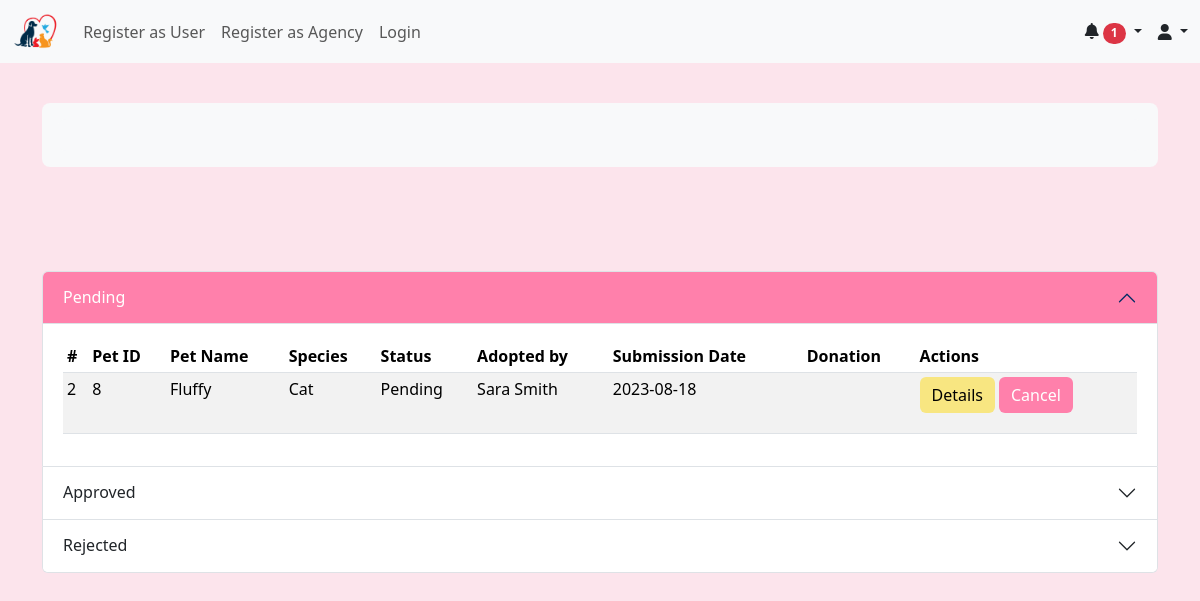
Page /admin/adoptions.php on the committed database.
### tables this page shows
CREATE TABLE `adoption` (
  `id` int(11) NOT NULL,
  `fk_pet_id` int(11) NOT NULL,
  `fk_adoptee_id` int(11) NOT NULL,
  `adopStatus` enum('Apply','Approved','Declined') DEFAULT 'Apply',
  `submitionDate` date DEFAULT NULL,
  `adoptionDate` date DEFAULT NULL,
  `donation` decimal(5,2) DEFAULT NULL,
  `reason` varchar(512) DEFAULT NULL
);

CREATE TABLE `pet` (
  `id` int(11) NOT NULL,
  `name` varchar(50) NOT NULL,
  `image` varchar(255) DEFAULT NULL,
  `location` varchar(50) DEFAULT NULL,
  `species` enum('Cat','Dog','Bird','Fish') NOT NULL,
  `breed` varchar(50) DEFAULT NULL,
  `age` int(11) DEFAULT NULL,
  `size` enum('Small','Medium','Large') DEFAULT NULL,
  `description` varchar(511) DEFAULT NULL,
  `available` tinyint(1) NOT NULL,
  `vaccinated` tinyint(1) NOT NULL,
  `experienceNeeded` tinyint(1) NOT NULL,
  `minSpace` int(11) NOT NULL,
  `behavior` varchar(255) DEFAULT NULL,
  `fk_users_id` int(11) NOT NULL,
  `pet_day` tinyint(1) DEFAULT 0
);

CREATE TABLE `users` (
  `id` int(11) NOT NULL,
  `role` enum('Adm','User','Agency') DEFAULT NULL,
  `firstName` varchar(50) DEFAULT NULL,
  `lastName` varchar(50) DEFAULT NULL,
  `agency` varchar(50) DEFAULT NULL,
  `address` varchar(100) DEFAULT NULL,
  `state` enum('Wien','Niederösterreich','Oberösterreich','Steiermark','Tirol','Kärnten','Salzburg','Vorarlberg','Burgenland') DEFAULT NULL,
  `image` varchar(255) DEFAULT NULL,
  `birthdate` date DEFAULT NULL,
  `phone` varchar(20) DEFAULT NULL,
  `email` varchar(50) DEFAULT NULL,
  `password` varchar(255) DEFAULT NULL,
  `space` int(11) DEFAULT NULL,
  `experienced` tinyint(1) DEFAULT NULL
);

### utils/crudAdoption.php (called while the page is built, shortened)
<?php
class CRUD_ADOPTION
{
    private $connection;
    public function __construct(string $database = "pet_adoption", string $host = "localhost", string $user = "root", string $password = "")
    {
        $this->connection = mysqli_connect($host, $user, $password, $database);
    }
    public function select(string $table, string $columns = "*", string $condition)
    {
        $sql = "SELECT $columns FROM $table";
        if (!empty($condition)) {
            $sql .= " WHERE $condition";
        }
        $result = mysqli_query($this->connection, $sql);
        $rows = mysqli_fetch_all($result, MYSQLI_ASSOC);
        return $rows;
    }
    public function selectAdoptions(string $condition)
    {
        return $this->select("adoption", "*", $condition);
    }
}

### utils/crudPet.php (called while the page is built, shortened)
<?php
class CRUD_PET
{
    private $connection;
    public function __construct(string $database = "pet_adoption", string $host = "localhost", string $user = "root", string $password = "")
    {
        $this->connection = mysqli_connect($host, $user, $password, $database);
    }
    public function select(string $table, string $columns = "*", string $condition = "")
    {
        $sql = "SELECT $columns FROM $table";
        if (!empty($condition)) {
            $sql .= " WHERE $condition";
        }
        $result = mysqli_query($this->connection, $sql);
        $rows = mysqli_fetch_all($result, MYSQLI_ASSOC);
        return $rows;
    }
    public function selectPets(string $condition)
    {
        return $this->select("pet", "*", $condition);
    }
}

### utils/crudUser.php (called while the page is built, shortened)
<?php
class CRUD_USER
{
    private $connection;
    public function __construct(string $database = "pet_adoption", string $host = "localhost", string $user = "root", string $password = "")
    {
        $this->connection = mysqli_connect($host, $user, $password, $database);
    }
    public function select(string $table, string $columns = "*", string $condition = "")
    {
        $sql = "SELECT $columns FROM $table";
        if (!empty($condition)) {
            $sql .= " WHERE $condition";
        }
        $result = mysqli_query($this->connection, $sql);
        $rows = mysqli_fetch_all($result, MYSQLI_ASSOC);
        return $rows;
    }
    public function selectUsers(string $condition)
    {
        return $this->select("users", "*", $condition);
    }
}

### adoptions/viewAll.php (the view, shortened to what this page needs)
<?php
function viewAdoptions($result)
{
    $crudUser = new CRUD_USER();
    $crudPet = new CRUD_PET();
    $list = "";
    if (!empty($result)) {
        foreach ($result as $row) {
            if ($row["fk_adoptee_id"] != Null) {
                $getUser = $crudUser->selectUsers("id = {$row["fk_adoptee_id"]}");
                $adoptee = $getUser[0]["firstName"] . ' ' . $getUser[0]["lastName"];
            } else {
                $adoptee = '';
            }
            $petId = $row["fk_pet_id"];
            $getPet = $crudPet->selectPets("id = $petId");
            $petName = $getPet[0]["name"];
            $petSpecies = $getPet[0]["species"];
            $status = $row['adopStatus'];
            $btnattr = "hidden";
            if ($status == 'Apply') {
                $application = 'Pending';
                $btnattr = "";
            } elseif ($status == 'Approved') {
                $application = 'Approved';
            } else {
                $application = 'Rejected';
            }
            $list .= <<<HTML
                            <tr>
                                <td> {$row["id"]} </td>
                                <td> $petId </td>
                                <td> {$petName} </td>
                                <td> {$petSpecies} </td>
                                <td> $application </td>
                                <td> {$adoptee} </td>
                                <td> {$row['submitionDate']} </td>
                                <td> {$row['donation']} </td>
                                <td>
                                <p class="d-inline-flex gap-1">
                                    <a href='view.php?id={$row["id"]}' class='btn btn-warning'>Details</a>
                            HTML;
            if (isset($_SESSION['Adm'])) {
                $list .= "<a href='edit.php?id={$petId}' class='btn btn-success disabled' aria-disabled='true'>Approve</a>
                                <a href='edit.php?id={$petId}' class='btn btn-primary disabled' aria-disabled='true'>Reject</a>";
            } else if (isset($_SESSION['Agency'])) {
                $list .= "<a href='edit.php?id={$petId}' class='btn btn-primary'>Approve</a>
                                <a href='edit.php?id={$petId}' class='btn btn-primary'>Reject</a>";
            } else {
                $list .= "<a href='cancel.php?id={$petId}' class='btn btn-primary' $btnattr>Cancel</a>";
            }
            $list .= "</p>
                    </td>
                    </tr>";
        }
    } else {
        $list .= "<tr><td colspan='9'>No records found</td></tr>";
    }
    return $list;
}

### css/main.css (style rules this page uses)
body { background-color: #fce4ec; }
a { color: #ff69b4; text-decoration: none; transition: color 0.3s; }
.btn-primary { background-color: #ff80ab; border: none; }
.btn-warning { background-color: #f8e681; border: none; --mdb-btn-color: black; }

### rows in the picture
adoption: id "2", fk_pet "8", fk_pet.name "Fluffy", fk_pet.species "Cat", adopStatus "Pending", fk_adoptee.lastName "Sara Smith", submitionDate "2023-08-18"
